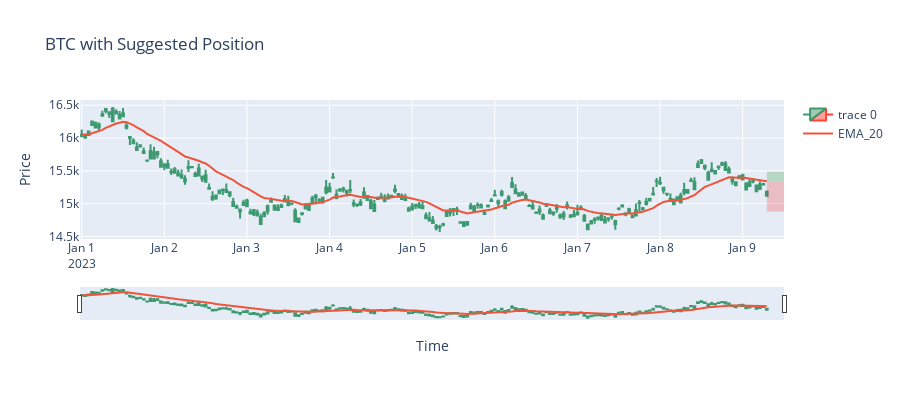

The code cell stored with this chart in its notebook:
### Code cell
plot_candlestick_with_signals(best_coin_df, [best_metric], f"{best_coin} with Suggested Position", future_time_minutes=300, height=400)

### Figure 1 — Plotly figure (JSON) as saved in the notebook; plotly's stock layout.template omitted (floating-point values rounded to 4 significant figures; data arrays with more than 128 entries replaced by an {"elided": "..."} marker saying what was removed)
{"data": [{"close": {"elided": "200 float values"}, "high": {"elided": "200 float values"}, "low": {"elided": "200 float values"}, "open": {"elided": "200 float values"}, "type": "candlestick", "x": {"elided": "200 str values"}}, {"mode": "lines", "name": "EMA_20", "type": "scatter", "x": {"elided": "200 str values"}, "y": {"elided": "200 float values"}}], "layout": {"height": 400, "shapes": [{"fillcolor": "green", "line": {"width": 0}, "opacity": 0.2, "type": "rect", "x0": "2023-01-09T07:00:00", "x1": "2023-01-09T12:00:00", "y0": 15340.0, "y1": 15490.0}, {"fillcolor": "red", "line": {"width": 0}, "opacity": 0.2, "type": "rect", "x0": "2023-01-09T07:00:00", "x1": "2023-01-09T12:00:00", "y0": 15340.0, "y1": 14880.0}], "title": {"text": "BTC with Suggested Position"}, "xaxis": {"rangeslider": {"visible": true}, "title": {"text": "Time"}}, "yaxis": {"fixedrange": false, "rangemode": "normal", "title": {"text": "Price"}}}}
